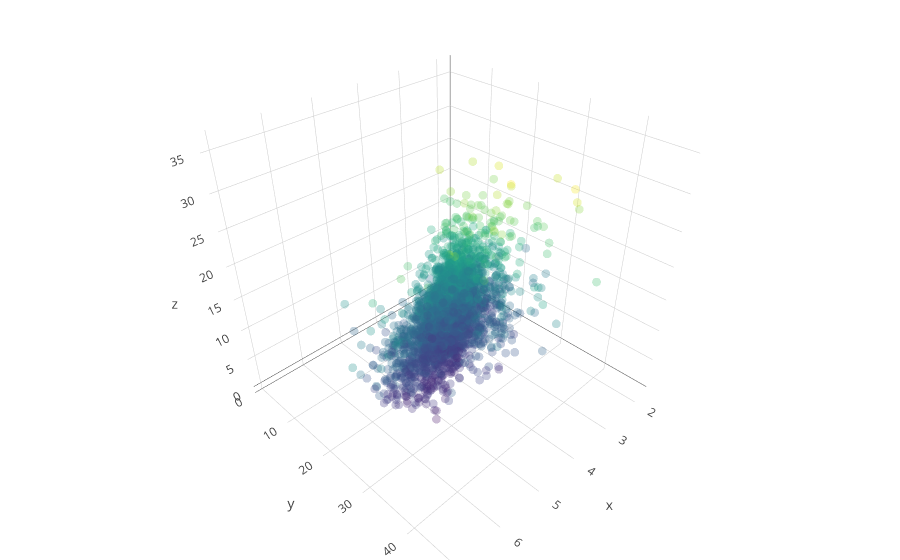

Notebook cell for this chart:
### Code cell
# then call it in every cell (each is an iframe)
configure_plotly_browser_state()

# log10(population), age under 19, poverty
x, y, z = (np.log10(demogr[cols[8]]), 
           demogr[cols[17]], 
           demogr[cols[14]].replace(-2222.2, 0))

trace1 = go.Scatter3d(
    x=x,
    y=y,
    z=z,
    mode='markers',
    marker=dict(
        size=3,
        color=z,                # set color to an array/list of desired values
        colorscale='Viridis',   # choose a colorscale
        opacity=0.3
    )
)

data = [trace1]
layout = go.Layout(
    margin=dict(
        l=0,
        r=0,
        b=0,
        t=0
    )
)
fig = go.Figure(data=data, layout=layout)
iplot(fig, filename='3d-scatter-colorscale')

### Figure 1 — Plotly figure (JSON) as saved in the notebook; plotly's stock layout.template omitted (floating-point values rounded to 4 significant figures; data arrays with more than 128 entries replaced by an {"elided": "..."} marker saying what was removed)
{"data": [{"uid": "864400d3-6e80-4176-b9f3-11293c007f99", "y": {"elided": "3141 float values"}, "mode": "markers", "marker": {"color": {"elided": "3141 float values"}, "opacity": 0.3, "size": 3, "colorscale": "Viridis"}, "x": {"elided": "3141 float values"}, "z": {"elided": "3141 float values"}, "type": "scatter3d"}], "layout": {"margin": {"r": 0, "b": 0, "l": 0, "t": 0}}}
